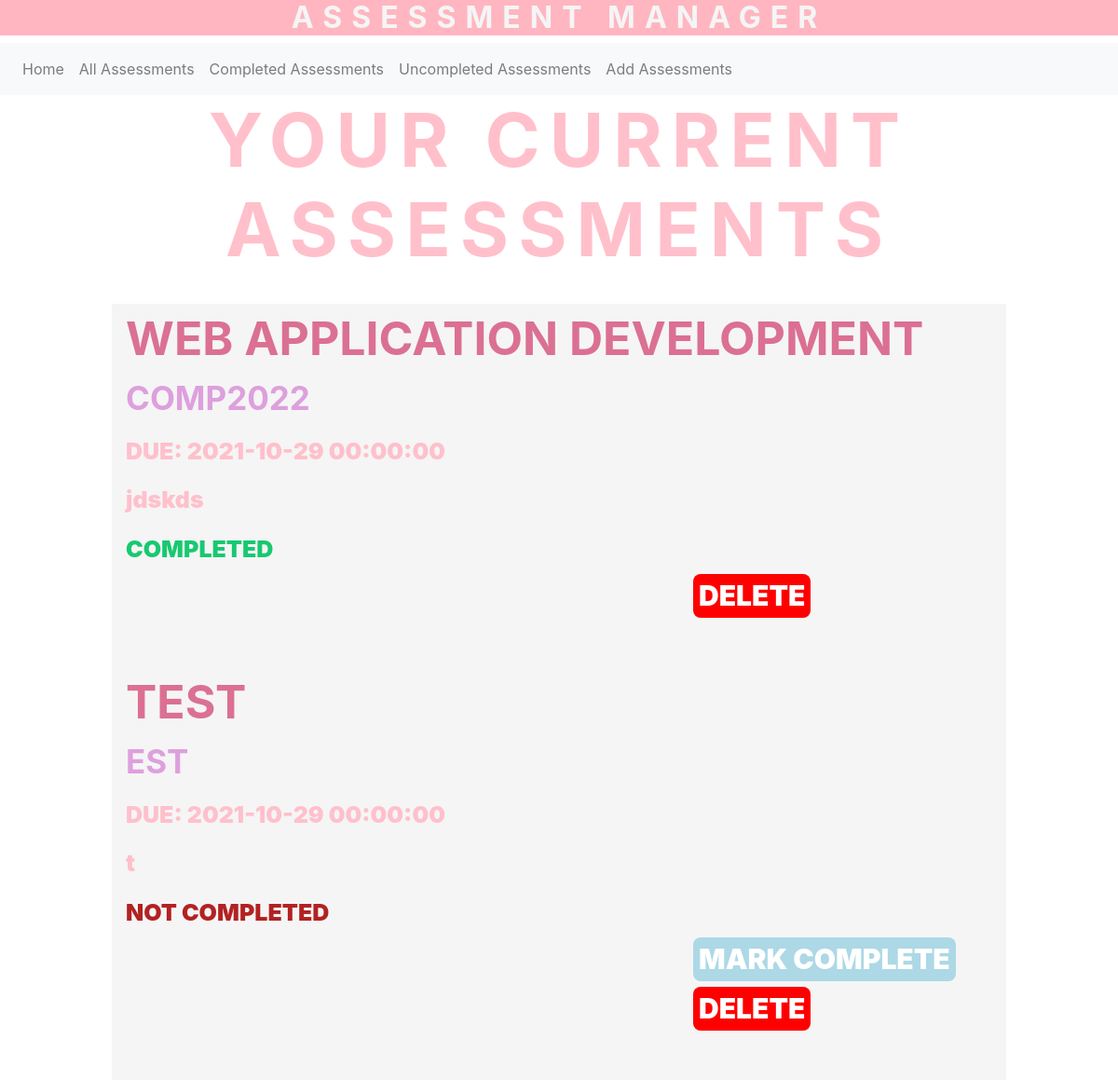
/all, run on an earlier commit of the app's database.
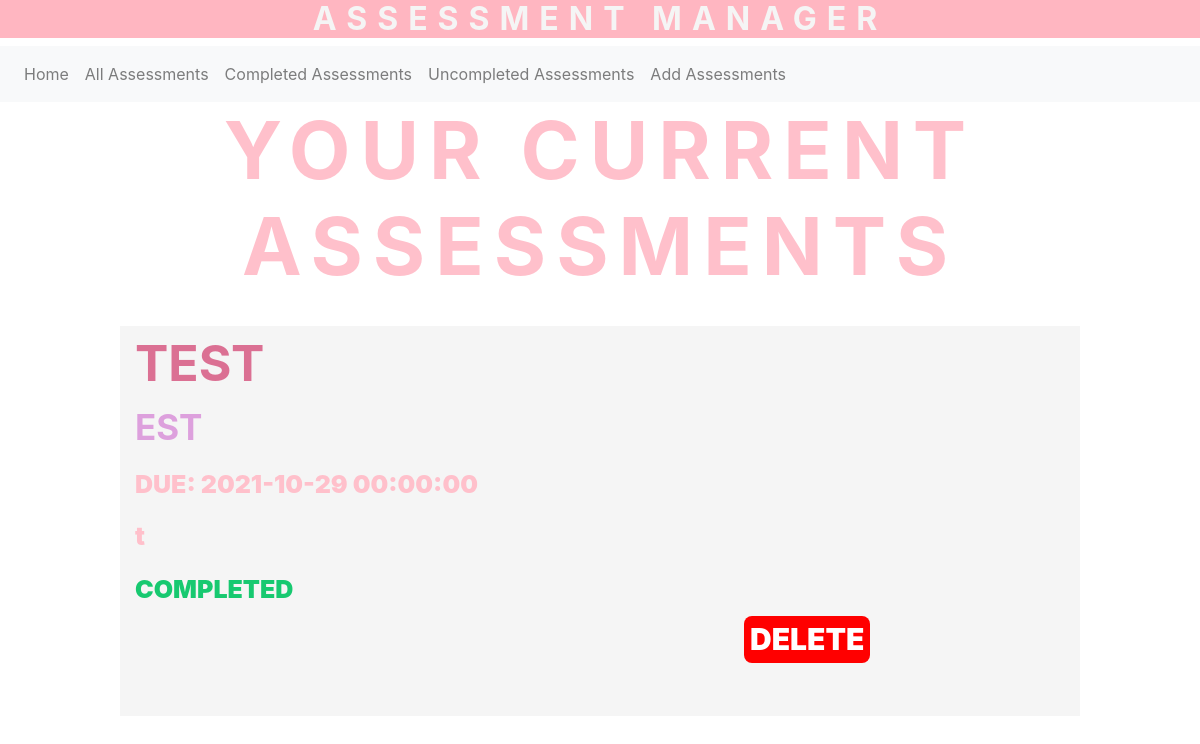
And on a later commit of the database.
### app/models.py (models this page shows)
class Assessment(db.Model):
    name = db.Column(db.String(20), primary_key = True)
    module = db.Column(db.String(20), index = True)
    date = db.Column(db.DateTime)
    description = db.Column(db.String(500), index = True)
    completed = db.Column(db.Boolean)

### app/views.py (the view, shortened to what this page needs)
@app.route('/all', methods = ['GET', 'POST'])
def all():
    database = models.Assessment.query.all()
    testname = request.form.get('assessmentName')
    delete = request.form.get('delete')
    complete = request.form.get('complete')
    return render_template("banner_templates/all.html", database = database)

### app/templates/banner_templates/all.html (shortened to what this page needs)
<!DOCTYPE html>
<html>
  <head>
    <link rel="stylesheet" href="https://stackpath.bootstrapcdn.com/bootstrap/4.2.1/css/bootstrap.min.css">
  </head>
  <div>
      <h2>ASSESSMENT MANAGER</h2>
    </div>
  <body>
   <nav class="navbar navbar-expand-sm navbar-light bg-light">
      <div class="collapse navbar-collapse" id="navbarSupportedContent">
        <ul class="navbar-nav mr-auto">
          <li class="nav-item"><a class="nav-link" href="/">Home <span class="sr-only">(current)</span></a></li>
          <li class="nav-item"><a class="nav-link" href="/all">All Assessments</a></li>
          <li class="nav-item"><a class="nav-link" href="/completed">Completed Assessments</a></li>
          <li class="nav-item"><a class="nav-link" href="/uncompleted">Uncompleted Assessments</a></li>
          <li class="nav-item"><a class="nav-link" href="/add">Add Assessments</a></li>
        </ul>
      </div>
    </nav>
    <div id=cent>
      <h3>
        YOUR CURRENT ASSESSMENTS
      </h3>
    </div>
    <br style = "margin: 20px;">
    <div>
        {% for p in database %}
          <div  class= "box">
            <h7>{{ p.name }}</h7> <br style = "margin: 0px;">
            <h7 style = "color: plum; font-size: 35px;">{{ p.module }}</h8> <br style = "margin: 0px;">
            <h8>Due: {{ p.date }}</h8> <br style = "margin: 0px;">
            <h8 style="text-transform:none;">{{ p.description }}</h8> <br style = "margin: 0px;">
            {% if p.completed == True %}
            <h8 style="color:rgb(23, 201, 112); text-transform:uppercase;">Completed</h8>
            {% else %}
            <h8 style="color:firebrick; text-transform: uppercase;">Not completed</h8>
            {% endif %}
            <br style = "margin: 0px;">
              <div style = "margin-left: 65%; margin-right: 5%">
                  <form action ="{{ url_for('all') }}" method="post">
                    {% if p.completed == False %}
                    <input type = "submit" class = "button" name = "complete" value = "MARK COMPLETE">
                {% endif %}
                      <input type = "submit" style="background-color: red;" class = "button" name = "delete" value = "DELETE">
                  </form>
              </div>
            <br style = "margin: 20px;">
          </div>
        {% endfor %}
    </div>
  </body>
</html>

### app/templates/banner_templates/all.html (style rules this page uses)
h2 { text-align: center; background-color: lightpink; color: whitesmoke; font-weight: bolder; letter-spacing: 10px; font-stretch: expanded; }
h3 { text-align: center; background-color: white; color: pink; font-weight: bolder; font-size: 80px; letter-spacing: 10px; font-stretch: ultra-expanded; }
#cent { min-height: 10vh; display: flex; justify-content: center; align-items: center; }
h7 { margin-left: 15px; color: palevioletred; text-transform: uppercase; font-size: 50px; font-weight: bolder; }
h8 { margin-left: 15px; color: pink; font-size: 25px; font-weight: bolder; }
.box { margin-left: 10vw; width: 80vw; background-color: whitesmoke; }
.button { font-size: 30px; color:white; font-weight: bolder; background-color: lightblue; border: none; display: inline-block; text-decoration: none; border-radius: 8px; }

What changed in the data, as far as the page shows it:
removed Assessment: name "WEB APPLICATION DEVELOPMENT", module "COMP2022", date "2021-10-29 00:00:00", description "jdskds", completed "COMPLETED"
changed Assessment "TEST": complete "MARK COMPLETE" → (not shown); completed "NOT COMPLETED" → "COMPLETED"
